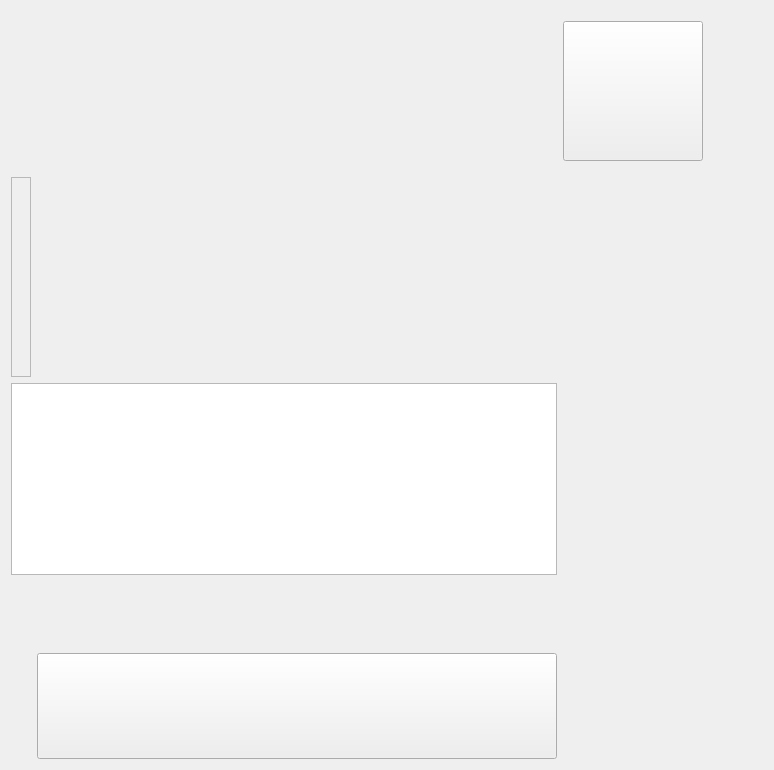
    <widget class="QWidget" name="page_take_takepage">
     <property name="styleSheet">
      <string notr="true">QWidget#page_take_takepage{background-image: url(:/pics/takePage_background.png);}
</string>
     </property>
     <layout class="QGridLayout" name="gridLayout_11">
      <item row="1" column="0">
       <widget class="QFrame" name="frame_take_takepage_waitingbox">
        <property name="sizePolicy">
         <sizepolicy hsizetype="Expanding" vsizetype="Fixed">
          <horstretch>0</horstretch>
          <verstretch>0</verstretch>
         </sizepolicy>
        </property>
        <property name="minimumSize">
         <size>
          <width>0</width>
          <height>200</height>
         </size>
        </property>
        <property name="frameShape">
         <enum>QFrame::StyledPanel</enum>
        </property>
        <property name="frameShadow">
         <enum>QFrame::Raised</enum>
        </property>
       </widget>
      </item>
      <item row="0" column="0">
       <spacer name="verticalSpacer_6">
        <property name="orientation">
         <enum>Qt::Vertical</enum>
        </property>
        <property name="sizeType">
         <enum>QSizePolicy::Fixed</enum>
        </property>
        <property name="sizeHint" stdset="0">
         <size>
          <width>20</width>
          <height>160</height>
         </size>
        </property>
       </spacer>
      </item>
      <item row="3" column="1">
       <widget class="QLabel" name="label_take_takepage_tips_closeDoor">
        <property name="sizePolicy">
         <sizepolicy hsizetype="Fixed" vsizetype="Fixed">
          <horstretch>0</horstretch>
          <verstretch>0</verstretch>
         </sizepolicy>
        </property>
        <property name="minimumSize">
         <size>
          <width>514</width>
          <height>66</height>
         </size>
        </property>
        <property name="styleSheet">
         <string notr="true">border-image: url(:/pics/tips_closeDoor.png);</string>
        </property>
        <property name="text">
         <string/>
        </property>
       </widget>
      </item>
      <item row="2" column="0" colspan="2">
       <widget class="QTableWidget" name="tableWidget_take_takepage">
        <property name="sizePolicy">
         <sizepolicy hsizetype="Expanding" vsizetype="Preferred">
          <horstretch>0</horstretch>
          <verstretch>0</verstretch>
         </sizepolicy>
        </property>
        <property name="styleSheet">
         <string notr="true">font: 36pt &quot;Microsoft JhengHei&quot;;</string>
        </property>
       </widget>
      </item>
      <item row="5" column="1">
       <widget class="QPushButton" name="btn_take_takepage_finish">
        <property name="sizePolicy">
         <sizepolicy hsizetype="Fixed" vsizetype="Fixed">
          <horstretch>0</horstretch>
          <verstretch>0</verstretch>
         </sizepolicy>
        </property>
        <property name="minimumSize">
         <size>
          <width>520</width>
          <height>106</height>
         </size>
        </property>
        <property name="styleSheet">
         <string notr="true">border-image: url(:/pics/takepage_finish.png);</string>
        </property>
        <property name="text">
         <string/>
        </property>
       </widget>
      </item>
      <item row="5" column="2">
       <spacer name="horizontalSpacer_11">
        <property name="orientation">
         <enum>Qt::Horizontal</enum>
        </property>
        <property name="sizeType">
         <enum>QSizePolicy::Fixed</enum>
        </property>
        <property name="sizeHint" stdset="0">
         <size>
          <width>200</width>
          <height>20</height>
         </size>
        </property>
       </spacer>
      </item>
      <item row="0" column="2">
       <widget class="QPushButton" name="btn_take_takepage_cancel">
        <property name="sizePolicy">
         <sizepolicy hsizetype="Fixed" vsizetype="Fixed">
          <horstretch>0</horstretch>
          <verstretch>0</verstretch>
         </sizepolicy>
        </property>
        <property name="minimumSize">
         <size>
          <width>140</width>
          <height>140</height>
         </size>
        </property>
        <property name="styleSheet">
         <string notr="true">/*font: 28pt &quot;Agency FB&quot;;
color: rgb(255, 255, 255);
background-color: rgb(0, 170, 0);*/
/*border-image: url(:/pics/takepage_cancel.png);*/
border-image: url(:/pics/btn_backHome.png);
</string>
        </property>
        <property name="text">
         <string/>
        </property>
       </widget>
      </item>
     </layout>
    </widget>
